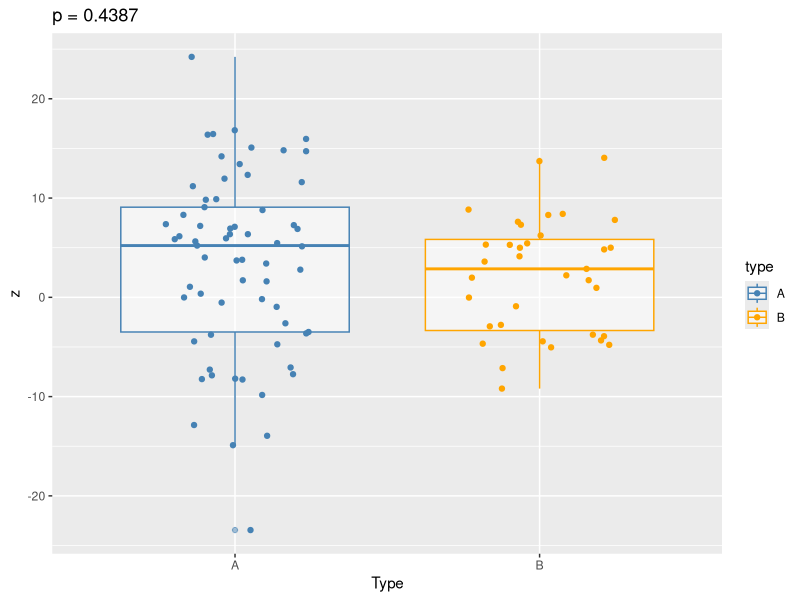
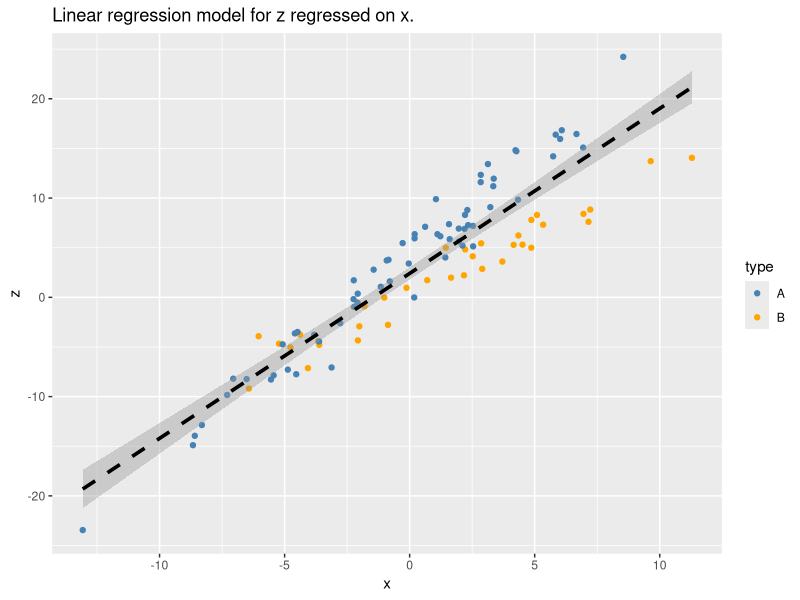

Write R code to recreate these figures, in order.
## ---- chunk 1
knitr::opts_chunk$set(echo = TRUE, warning = FALSE, message = FALSE)

library(tidyverse) # so that we can use ggplot2 and other tidyverse packages
## ---- chunk 2
set.seed(202012) # this will allow you to EXACTLY replicate the same dataset and results

# simulate data
dat<-data.frame(
  type=factor(sample(c("A","B"),size=100,prob=c(0.6,0.4),replace=T)),
  x=rnorm(100,sd=5),
  y=rexp(100)
)

dat$z<-ifelse(dat$type=="A", 2*dat$x-dat$y+5, 1.25*dat$x-0.5*dat$y+1) + rnorm(100,sd=1.25)

# save data to disk
if(!dir.exists("dataAndSupportDocs")){dir.create("dataAndSupportDocs",recursive=T)}
save(dat,file="dataAndSupportDocs/dat.rda")
## ---- chunk 3
resTest<-t.test(z~type,data=dat)
print(resTest)
## ---- chunk 4
dat %>%
  ggplot(mapping=aes(x=type,y=z,col=type)) +
  geom_boxplot(alpha=0.5) +
  geom_jitter(width=0.25,height=0) +
  xlab("Type") +
  ylab("z") +
  ggtitle(paste(sep="","p = ",round(digits=4,resTest$p.value))) +
  scale_colour_manual(values=c("steelblue","orange"))
## ---- chunk 5
resLinMod<-glm(z~x,family=gaussian,data=dat)
print(summary(resLinMod))

p<-summary(resLinMod)$coefficients["x","Pr(>|t|)"]
## ---- chunk 6
dat %>%
  ggplot(mapping=aes(x=x,y=z,col=type)) +
  geom_point() +
  geom_smooth(method="lm",col="black",lty=2,lwd=1.25) + # here we actually refit the same model rather than using the model object from earlier -- easier to code for this example
  scale_colour_manual(values=c("steelblue","orange")) +
  ggtitle("Linear regression model for z regressed on x.")
